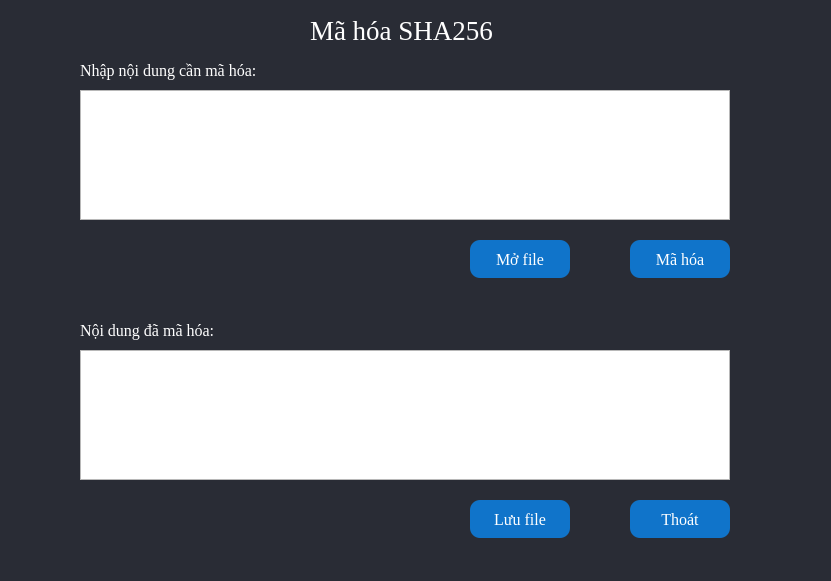
<?xml version="1.0" encoding="UTF-8"?>
<ui version="4.0">
 <class>Form</class>
 <widget class="QWidget" name="Form">
  <property name="geometry">
   <rect>
    <x>0</x>
    <y>0</y>
    <width>831</width>
    <height>581</height>
   </rect>
  </property>
  <property name="windowTitle">
   <string>Form</string>
  </property>
  <property name="styleSheet">
   <string notr="true">#Form{
background-color: #292C35;
color: rgb(255, 255, 255);
}
#btnMaHoa
{
	background-color: #1074CA;
	color: rgb(255, 255, 255);
	border-radius: 10px;
}
#btnOpenFile{
	background-color: #1074CA;
	color: rgb(255, 255, 255);
	border-radius: 10px;
}
#btnSaveFile{
	background-color: #1074CA;
	color: rgb(255, 255, 255);
	border-radius: 10px;

}
#btnClose{
	background-color:#1074CA;
	color: rgb(255, 255, 255);
	border-radius: 10px;

}</string>
  </property>
  <widget class="QTextEdit" name="txtCiphertext">
   <property name="geometry">
    <rect>
     <x>80</x>
     <y>350</y>
     <width>650</width>
     <height>130</height>
    </rect>
   </property>
   <property name="font">
    <font>
     <family>Times New Roman</family>
     <pointsize>12</pointsize>
    </font>
   </property>
   <property name="styleSheet">
    <string notr="true">color: rgb(255, 255, 255);
font: 12pt &quot;Times New Roman&quot;;</string>
   </property>
  </widget>
  <widget class="QLabel" name="label_2">
   <property name="geometry">
    <rect>
     <x>80</x>
     <y>60</y>
     <width>221</width>
     <height>21</height>
    </rect>
   </property>
   <property name="font">
    <font>
     <family>Times New Roman</family>
     <pointsize>12</pointsize>
    </font>
   </property>
   <property name="styleSheet">
    <string notr="true">color: rgb(255, 255, 255);</string>
   </property>
   <property name="text">
    <string>Nhập nội dung cần mã hóa:</string>
   </property>
  </widget>
  <widget class="QLabel" name="label">
   <property name="geometry">
    <rect>
     <x>310</x>
     <y>0</y>
     <width>241</width>
     <height>61</height>
    </rect>
   </property>
   <property name="font">
    <font>
     <family>Times New Roman</family>
     <pointsize>20</pointsize>
     <weight>50</weight>
     <italic>false</italic>
     <bold>false</bold>
    </font>
   </property>
   <property name="styleSheet">
    <string notr="true">color: rgb(255, 255, 255);</string>
   </property>
   <property name="text">
    <string>Mã hóa SHA256</string>
   </property>
  </widget>
  <widget class="QPushButton" name="btnOpenFile">
   <property name="geometry">
    <rect>
     <x>470</x>
     <y>240</y>
     <width>100</width>
     <height>38</height>
    </rect>
   </property>
   <property name="font">
    <font>
     <family>Times New Roman</family>
     <pointsize>12</pointsize>
    </font>
   </property>
   <property name="text">
    <string>Mở file</string>
   </property>
   <property name="icon">
    <iconset>
     <normaloff>../icon/mo.png</normaloff>../icon/mo.png</iconset>
   </property>
  </widget>
  <widget class="QTextEdit" name="txtPlaintext">
   <property name="geometry">
    <rect>
     <x>80</x>
     <y>90</y>
     <width>650</width>
     <height>130</height>
    </rect>
   </property>
   <property name="styleSheet">
    <string notr="true">color: rgb(255, 255, 255);
font: 12pt &quot;Times New Roman&quot;;</string>
   </property>
  </widget>
  <widget class="QPushButton" name="btnSaveFile">
   <property name="geometry">
    <rect>
     <x>470</x>
     <y>500</y>
     <width>100</width>
     <height>38</height>
    </rect>
   </property>
   <property name="font">
    <font>
     <family>Times New Roman</family>
     <pointsize>12</pointsize>
    </font>
   </property>
   <property name="text">
    <string>Lưu file</string>
   </property>
   <property name="icon">
    <iconset>
     <normaloff>../icon/luufile.png</normaloff>../icon/luufile.png</iconset>
   </property>
   <property name="iconSize">
    <size>
     <width>16</width>
     <height>16</height>
    </size>
   </property>
   <property name="checkable">
    <bool>false</bool>
   </property>
  </widget>
  <widget class="QPushButton" name="btnMaHoa">
   <property name="geometry">
    <rect>
     <x>630</x>
     <y>240</y>
     <width>100</width>
     <height>38</height>
    </rect>
   </property>
   <property name="font">
    <font>
     <family>Times New Roman</family>
     <pointsize>12</pointsize>
    </font>
   </property>
   <property name="text">
    <string>Mã hóa</string>
   </property>
   <property name="icon">
    <iconset>
     <normaloff>../icon/mh.png</normaloff>../icon/mh.png</iconset>
   </property>
  </widget>
  <widget class="QLabel" name="label_4">
   <property name="geometry">
    <rect>
     <x>80</x>
     <y>320</y>
     <width>181</width>
     <height>21</height>
    </rect>
   </property>
   <property name="font">
    <font>
     <family>Times New Roman</family>
     <pointsize>12</pointsize>
    </font>
   </property>
   <property name="styleSheet">
    <string notr="true">color: rgb(255, 255, 255);</string>
   </property>
   <property name="text">
    <string>Nội dung đã mã hóa:</string>
   </property>
  </widget>
  <widget class="QPushButton" name="btnClose">
   <property name="geometry">
    <rect>
     <x>630</x>
     <y>500</y>
     <width>100</width>
     <height>38</height>
    </rect>
   </property>
   <property name="font">
    <font>
     <family>Times New Roman</family>
     <pointsize>12</pointsize>
    </font>
   </property>
   <property name="text">
    <string>Thoát</string>
   </property>
   <property name="icon">
    <iconset>
     <normaloff>../icon/thoat.png</normaloff>../icon/thoat.png</iconset>
   </property>
   <property name="iconSize">
    <size>
     <width>20</width>
     <height>20</height>
    </size>
   </property>
   <property name="checkable">
    <bool>false</bool>
   </property>
  </widget>
 </widget>
 <resources/>
 <connections/>
</ui>
